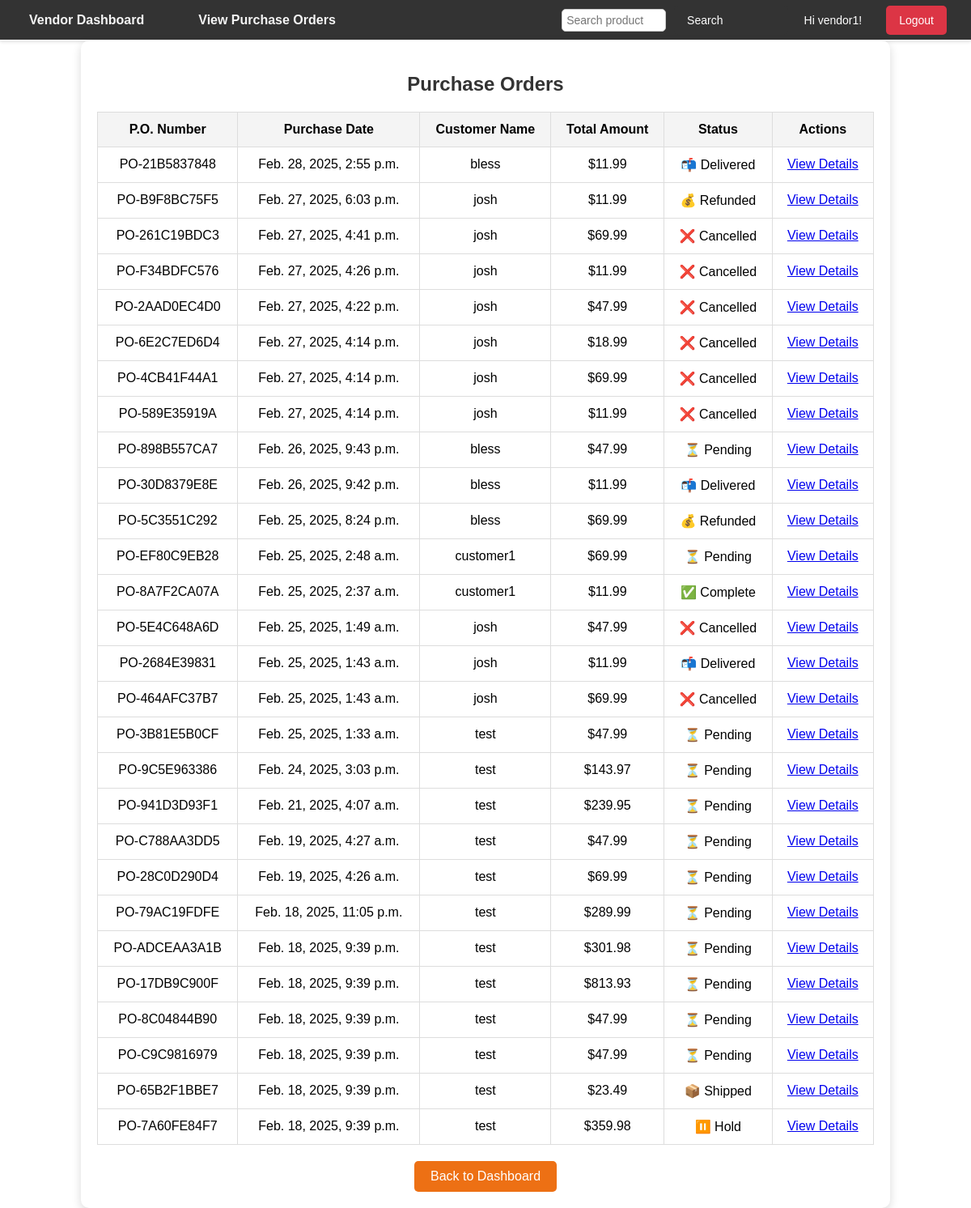
The app's page /vendor/vendor_orders/ (signed in), older data.
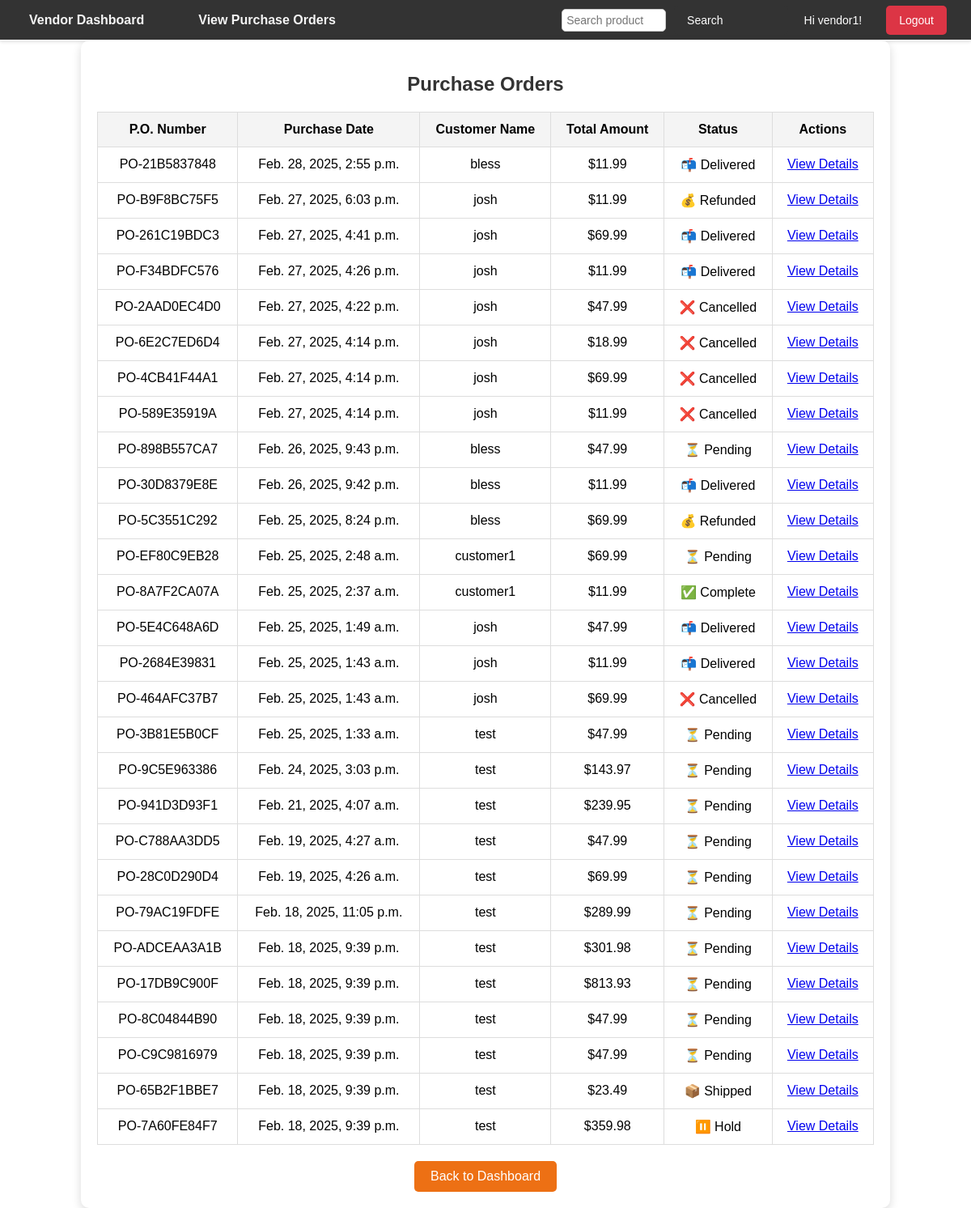
The same page, newer data.
### shoppingcart/models.py (models this page shows, shortened)
class Order(models.Model):
    STATUS_CHOICES_TANGIBLE = [
        ('pending', 'Pending'),
        ('shipped', 'Shipped'),
        ('cancelled', 'Cancelled'),
        ('hold', 'Hold'),
        ('delivered', 'Delivered')
    ]
    STATUS_CHOICES_VIRTUAL = [
        ('pending', 'Pending'),
        ('ticket-issued', 'Ticket Issued'),
        ('complete', 'Complete'),
        ('refunded', 'Refunded'),
    ]
    po_number = models.CharField(max_length=20, unique=True, editable=False, default='', null=True, blank=True)
    customer = models.ForeignKey(User, on_delete=models.CASCADE, related_name='customer_orders', default=1)
    total_amount = models.DecimalField(max_digits=10, decimal_places=2, default=0.00)
    purchase_date = models.DateTimeField(default=timezone.now)
    status = models.CharField(max_length=20, choices=STATUS_CHOICES_TANGIBLE, default='pending')
    shipping_address = models.TextField()
    shipment_date = models.DateTimeField(null=True, blank=True)
    cancel_date = models.DateTimeField(null=True, blank=True)
    ticket_issue_date = models.DateTimeField(null=True, blank=True)
    refund_date = models.DateTimeField(null=True, blank=True)
    hold_date = models.DateTimeField(null=True, blank=True)
    complete_date = models.DateTimeField(null=True, blank=True)
    pending_date = models.DateTimeField(null=True, blank=True)
    delivered_date = models.DateTimeField(null=True, blank=True)
    user = models.ForeignKey(settings.AUTH_USER_MODEL, on_delete=models.CASCADE, related_name='orders', null=True, blank=True)

### vendor/views.py (the view)
# urls.py: path('vendor_orders/', views.vendor_orders, name='vendor_orders'),
@login_required
def vendor_orders(request):
    if not hasattr(request.user, 'vendor'):
        return HttpResponseForbidden("You are not a vendor.")
    vendor = request.user.vendor
    orders = Order.objects.filter(items__product__vendor=vendor).distinct().order_by('-purchase_date')
    return render(request, 'vendor/vendor_orders.html', {'orders': orders})

### templates/vendor/vendor_orders.html (shortened to what this page needs)
{% extends 'vendor/vendor_base.html' %}
{% load i18n %}
{% block content %}
<div class="orders-container" style="max-width: 1000px; margin: auto; background: white; padding: 20px; border-radius: 10px; box-shadow: 0 4px 12px rgba(0, 0, 0, 0.15); text-align: center;">
    <h2 style="color: #333; margin-bottom: 20px;">{% trans "Purchase Orders" %}</h2>
    <table class="orders-table" style="width: 100%; border-collapse: collapse; margin-bottom: 20px;">
        <thead>
            <tr>
                <th style="border: 1px solid #ddd; padding: 12px 15px; background-color: #f4f4f4;">{% trans "P.O. Number" %}</th>
                <th style="border: 1px solid #ddd; padding: 12px 15px; background-color: #f4f4f4;">{% trans "Purchase Date" %}</th>
                <th style="border: 1px solid #ddd; padding: 12px 15px; background-color: #f4f4f4;">{% trans "Customer Name" %}</th>
                <th style="border: 1px solid #ddd; padding: 12px 15px; background-color: #f4f4f4;">{% trans "Total Amount" %}</th>
                <th style="border: 1px solid #ddd; padding: 12px 15px; background-color: #f4f4f4;">{% trans "Status" %}</th>
                <th style="border: 1px solid #ddd; padding: 12px 15px; background-color: #f4f4f4;">{% trans "Actions" %}</th>
            </tr>
        </thead>
        <tbody>
            {% for order in orders %}
            <tr>
                <td style="border: 1px solid #ddd; padding: 12px 15px;">{{ order.po_number }}</td>
                <td style="border: 1px solid #ddd; padding: 12px 15px;">{{ order.purchase_date }}</td>
                <td style="border: 1px solid #ddd; padding: 12px 15px;">{{ order.customer.username }}</td>
                <td style="border: 1px solid #ddd; padding: 12px 15px;">${{ order.total_amount }}</td>
                <td style="border: 1px solid #ddd; padding: 12px 15px;">
                    {% if order.status == 'pending' %}
                        <span class="status-label status-pending">⏳ Pending</span>
                    {% elif order.status == 'shipped' %}
                        <span class="status-label status-shipped">📦 Shipped</span>
                    {% elif order.status == 'cancelled' %}
                        <span class="status-label status-cancelled">❌ Cancelled</span>
                    {% elif order.status == 'hold' %}
                        <span class="status-label status-hold">⏸️ Hold</span>
                    {% elif order.status == 'ticket-issued' %}
                        <span class="status-label status-ticket">🎫 Ticket Issued</span>
                    {% elif order.status == 'complete' %}
                        <span class="status-label status-complete">✅ Complete</span>
                    {% elif order.status == 'refunded' %}
                        <span class="status-label status-refunded">💰 Refunded</span>
                    {% elif order.status == 'delivered' %}
                        <span class="status-label status-delivered">📬 Delivered</span>
                    {% endif %}
                </td>
                <td style="border: 1px solid #ddd; padding: 12px 15px;">
                    <a href="{% url 'vendor_order_detail' order.id %}" class="view-details-button">{% trans "View Details" %}</a>
                </td>
            </tr>
            {% empty %}
            <tr>
                <td colspan="6" style="border: 1px solid #ddd; padding: 12px 15px; text-align: center;">{% trans "No purchase orders available." %}</td>
            </tr>
            {% endfor %}
        </tbody>
    </table>
    <a href="{% url 'vendor_dashboard' %}" class="back-to-dashboard-button" style="display: inline-block; padding: 10px 20px; background-color: #ED7014; color: white; text-decoration: none; border-radius: 5px; transition: background-color 0.3s ease;">
        {% trans "Back to Dashboard" %}
    </a>
</div>
{% endblock %}

Row changes from the older to the newer data that the page shows:
changed Order "PO-261C19BDC3": status "❌ Cancelled" → "📬 Delivered"
changed Order "PO-F34BDFC576": status "❌ Cancelled" → "📬 Delivered"
changed Order "PO-5E4C648A6D": status "❌ Cancelled" → "📬 Delivered"
